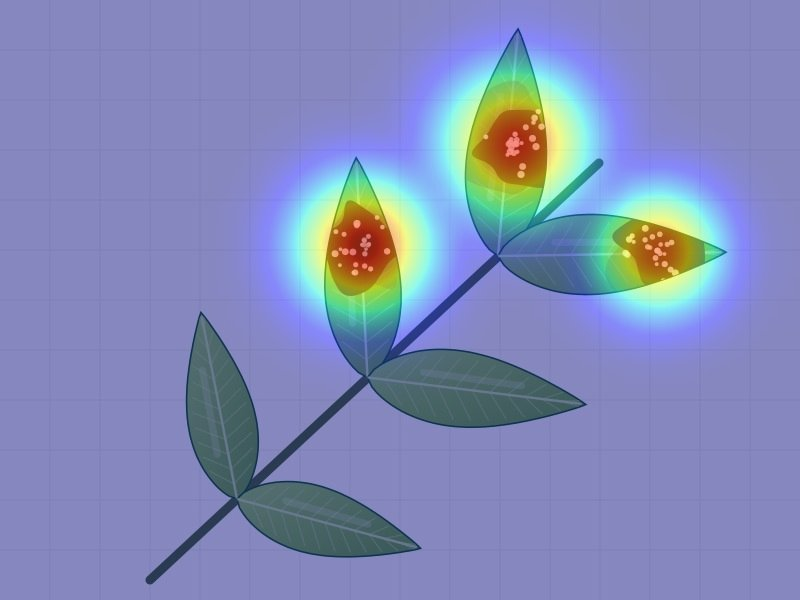
#> input picture assets/samples/cam_downy_blight.jpg, 800 x 600 px, given as the content of the folder ../assets/samples/train, which was not available
$ python compose_backgrounds.py ../assets/samples --backgrounds ../assets/samples
#> lines starting #> are read from the running program, lines starting #| are printed output that depends on the picture; after the words box and inside, x2 and y2 are one past the last pixel; in counts of white or black regions, pixels touching at a corner belong together
"""Background-composite augmentation for datasets shot on a plain white background.

Leaves photographed (or cut out) on white teach a model that "leaf = the only thing in the frame",
so real orchard photos with foliage, soil and sky behind the leaf get misclassified. This script cuts
each TRAINING leaf out of its white background and pastes it onto real field backgrounds
(random crops of outdoor photos, blurred and re-lit), writing extra training images next to the originals.
Validation/test splits are untouched so reported metrics stay comparable.

Usage (repo root):
    backend/.venv/Scripts/python.exe -I ml/compose_backgrounds.py datasets/pomelo/cls --backgrounds datasets/durian/cls/train --per-image 2
"""
from __future__ import annotations

import argparse
import random
import sys
from pathlib import Path

import numpy as np
from PIL import Image, ImageEnhance, ImageFilter

WHITE_LEVEL = 235          # pixels brighter than this in all channels count as background
MIN_LEAF_FRACTION = 0.08   # skip images where almost nothing is left after removing white


def leaf_alpha(img: Image.Image) -> Image.Image | None:
    arr = np.asarray(img.convert("RGB"), dtype=np.uint8)
    leaf = ~(arr >= WHITE_LEVEL).all(axis=2)
    if leaf.mean() < MIN_LEAF_FRACTION:
        return None
    alpha = Image.fromarray((leaf * 255).astype(np.uint8), "L")
    return alpha.filter(ImageFilter.MinFilter(5)).filter(ImageFilter.GaussianBlur(1.5))  # trim white halo, feather


def random_background(pool: list[Path], size: int, rnd: random.Random) -> Image.Image:
    bg = Image.open(rnd.choice(pool)).convert("RGB")
    scale = rnd.uniform(1.0, 2.0)
    bg = bg.resize((int(bg.width * scale) + 1, int(bg.height * scale) + 1))
    x = rnd.randint(0, max(0, bg.width - size)); y = rnd.randint(0, max(0, bg.height - size))
    bg = bg.crop((x, y, x + size, y + size)).resize((size, size))
    if rnd.random() < 0.5:
        bg = bg.transpose(Image.Transpose.FLIP_LEFT_RIGHT)
    bg = bg.filter(ImageFilter.GaussianBlur(rnd.uniform(1.5, 5)))          # depth of field
    bg = ImageEnhance.Brightness(bg).enhance(rnd.uniform(0.6, 1.3))
    return ImageEnhance.Color(bg).enhance(rnd.uniform(0.7, 1.3))


def compose(leaf_path: Path, pool: list[Path], rnd: random.Random, size: int = 384) -> Image.Image | None:
    img = Image.open(leaf_path).convert("RGB")
    alpha = leaf_alpha(img)
    if alpha is None:
        return None
    box = alpha.getbbox()
    if not box:
        return None
    leaf, alpha = img.crop(box), alpha.crop(box)
    target = rnd.uniform(0.55, 0.92) * size
    k = target / max(leaf.size)
    leaf = leaf.resize((max(1, int(leaf.width * k)), max(1, int(leaf.height * k))))
    alpha = alpha.resize(leaf.size)
    angle = rnd.uniform(-35, 35)
    leaf, alpha = leaf.rotate(angle, expand=True), alpha.rotate(angle, expand=True)
    leaf = ImageEnhance.Brightness(leaf).enhance(rnd.uniform(0.75, 1.2))  # field lighting
    canvas = random_background(pool, size, rnd)
    x = rnd.randint(0, max(0, size - leaf.width)); y = rnd.randint(0, max(0, size - leaf.height))
    canvas.paste(leaf, (x, y), alpha)
    return canvas


def main() -> int:
    parser = argparse.ArgumentParser()
    parser.add_argument("dataset", type=Path, help="prepared dataset root containing train/<class>/")
    parser.add_argument("--backgrounds", type=Path, required=True, help="folder of outdoor photos (searched recursively)")
    parser.add_argument("--per-image", type=int, default=2)
    parser.add_argument("--seed", type=int, default=42)
    args = parser.parse_args()
    rnd = random.Random(args.seed)
    pool = sorted(args.backgrounds.rglob("*.jpg"))
    if not pool:
        raise SystemExit("no background photos found")
    made = skipped = 0
    for img_path in sorted((args.dataset / "train").rglob("*.jpg")):
        if "_bg" in img_path.stem:
            continue  # idempotent: never composite a composite
        for k in range(args.per_image):
            out = img_path.with_name(f"{img_path.stem}_bg{k}.jpg")
            composed = compose(img_path, pool, rnd)
#> in compose, img is the input picture: PIL image 800x600 RGB; mean R, G, B 130, 139.9, 184.6
#> in leaf_alpha, `leaf = ~(arr >= WHITE_LEVEL).all(axis=2)`: leaf: shape (600, 800) bool; every value is 1
#> in leaf_alpha, `alpha = Image.fromarray((leaf * 255).astype(np.uint8), "L")`: alpha: PIL image 800x600 L; every value is 255
#> in compose, `box = alpha.getbbox()`: box = (0, 0, 800, 600)
#> in compose, `alpha = alpha.resize(leaf.size)`: alpha: PIL image 302x226 L; every value is 255
#> in compose, `leaf, alpha = leaf.rotate(angle, expand=True), alpha.rotate(angle, exp..`:
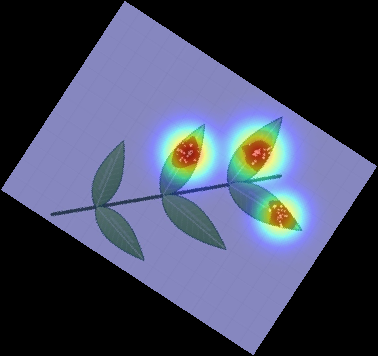
#> leaf: PIL image 378x356 RGB; mean R, G, B 65.9, 70.9, 93.6
#> in compose, `leaf, alpha = leaf.rotate(angle, expand=True), alpha.rotate(angle, exp..`:
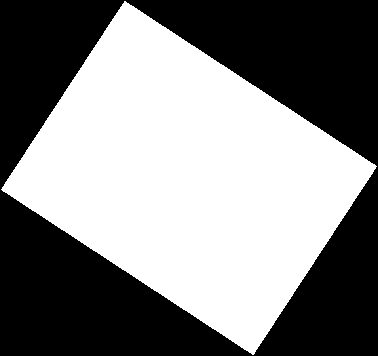
#> alpha: PIL image 378x356 L; 50.7% white; 1 black region, box (x1, y1, x2, y2) and area: (0, 0, 378, 356) 66317
#> in compose, `leaf = ImageEnhance.Brightness(leaf).enhance(rnd.uniform(0.75, 1.2))`:
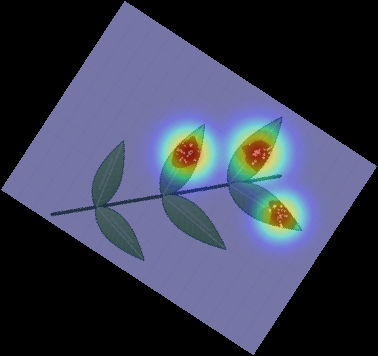
#> leaf: PIL image 378x356 RGB; mean R, G, B 57.4, 61.6, 81.5
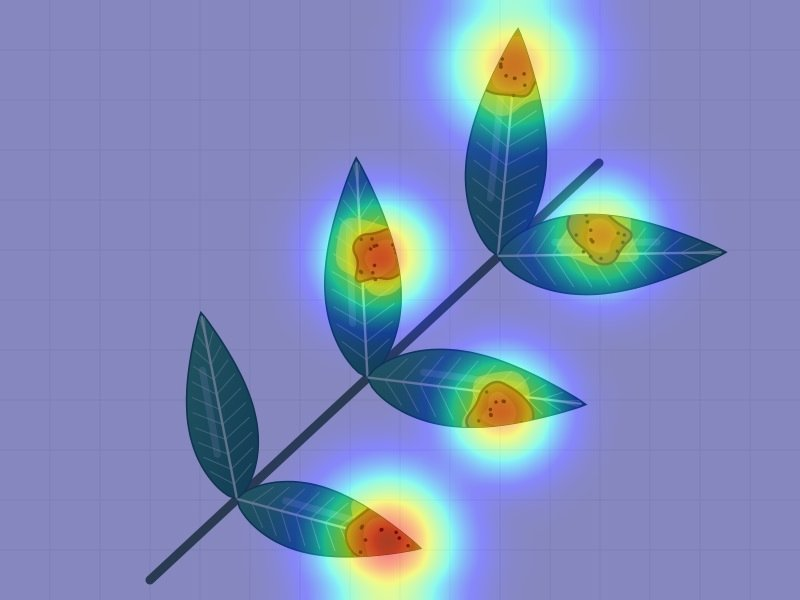
#> input picture assets/samples/cam_anthracnose.jpg, 800 x 600 px
#> in random_background, bg is the input picture: PIL image 800x600 RGB; mean R, G, B 127.1, 140.7, 186.4
#> in random_background, `bg = bg.filter(ImageFilter.GaussianBlur(rnd.uniform(1.5, 5)))`:
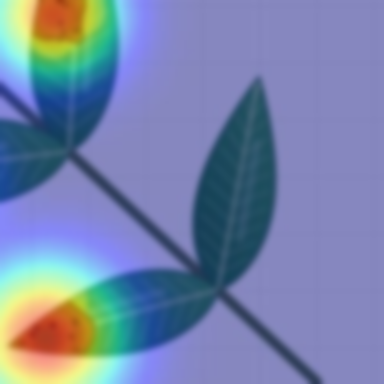
#> bg: PIL image 384x384 RGB; mean R, G, B 118, 132.5, 169.2
#> in random_background, `bg = ImageEnhance.Brightness(bg).enhance(rnd.uniform(0.6, 1.3))`:
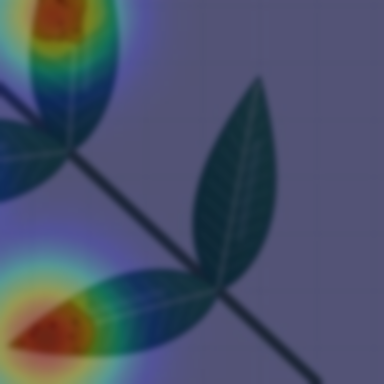
#> bg: PIL image 384x384 RGB; mean R, G, B 72.8, 81.6, 104.5
#> in compose, `canvas.paste(leaf, (x, y), alpha)`:
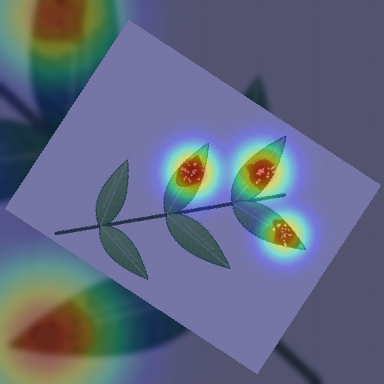
#> canvas: PIL image 384x384 RGB; mean R, G, B 96.6, 104.2, 128.8
            if composed is None:
                skipped += 1
                break
            composed.save(out, "JPEG", quality=90)
            made += 1
    print(f"composited {made} images, skipped {skipped} (no white background)")
    return 0


if __name__ == "__main__":
    sys.exit(main())
#> (the program exits here)
